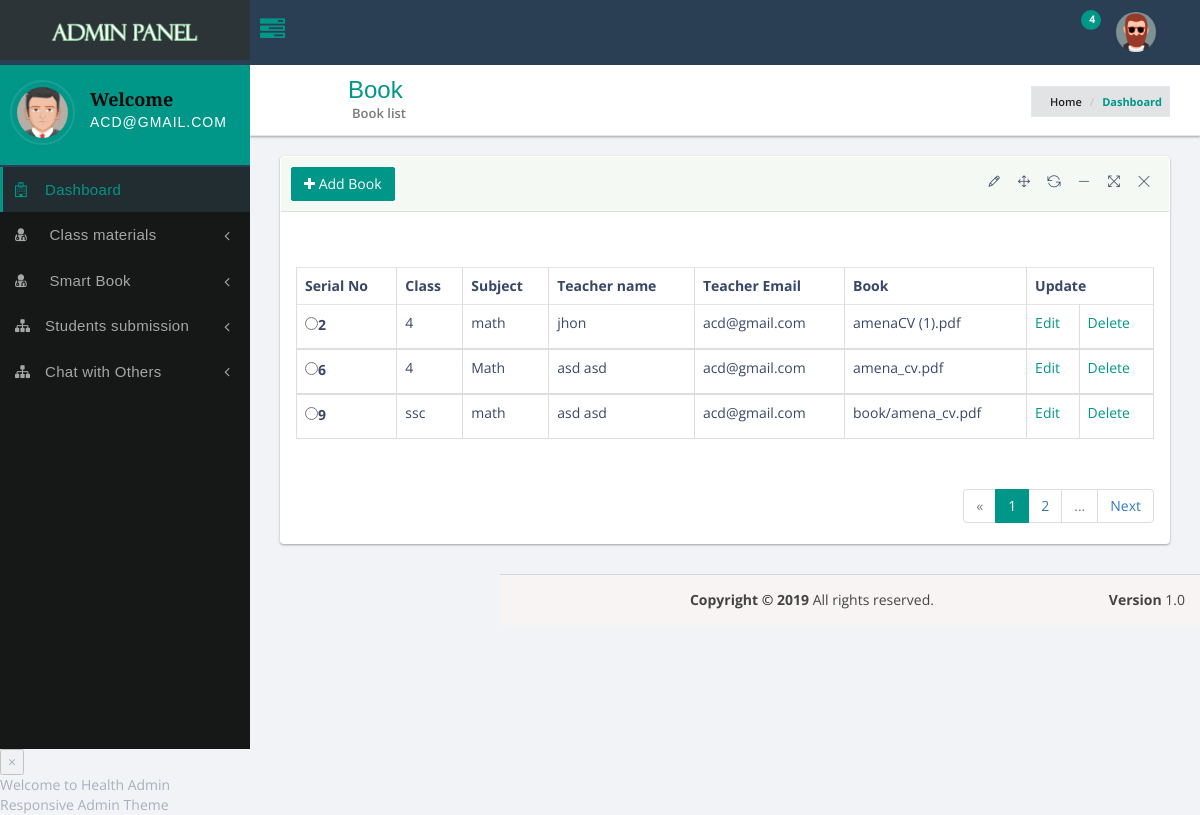
/views/admin-panel/teacher/book/book-list.php (signed in), run on the app's committed database.
### tables this page shows
CREATE TABLE `book` (
  `id` int(11) NOT NULL,
  `class` varchar(255) NOT NULL,
  `subject` varchar(255) NOT NULL,
  `author` varchar(255) NOT NULL,
  `t_email` varchar(255) NOT NULL,
  `file` varchar(999) NOT NULL
);

### views/admin-panel/teacher/book/book-list.php (the view, shortened to what this page needs)
<?php
require '../connect.php';
if (@$_SESSION['email']) {
?>
<?php
    $query =   "SELECT * FROM book WHERE t_email= '".$_SESSION['email']."'";
    $select_posts = mysqli_query($link,$query);
?>
<?php include '../include/head.php'?>
<?php include '../include/header.php'?>
<?php include '../include/sidebar.php'?>
<div class="content-wrapper">
    <section class="content-header">
        <div class="header-icon">
            <i class="pe-7s-box1"></i>
        </div>
        <div class="header-title">
            <h1>Book</h1>
            <small>Book list</small>
            <ol class="breadcrumb hidden-xs">
                <li><a href="../user/index.php"><i class="pe-7s-home"></i> Home</a></li>
                <li class="active">Dashboard</li>
            </ol>
        </div>
    </section>
    <section class="content">
        <div class="row">
            <div class="col-sm-12">
                <div class="panel panel-bd lobidrag">
                    <div class="panel-heading">
                        <div class="btn-group">
                            <a class="btn btn-success" href="add-book.php"> <i class="fa fa-plus"></i> Add Book </a>
                        </div>
                    </div>
                    <div class="panel-body">
                        <div class="row">
                            <div class="panel-header">
                                <div class="col-sm-4 col-xs-12">
                                </div>
                                <div class="col-sm-4 col-xs-12">
                                    <div class="dataTables_length">
                                    </div>
                                </div>
                            </div>
                        </div>
                        <div class="table-responsive">
                            <table class="table table-bordered table-hover">
                                <thead>
                                <tr>
                                    <th>Serial No</th>
                                    <th>Class</th>
                                    <th>Subject</th>
                                    <th>Teacher name</th>
                                     <th>Teacher Email</th>
                                   <th>Book</th>
                                    <th colspan="2">Update</th>
                                </tr>
                                </thead>
<?php
while ($row=mysqli_fetch_assoc($select_posts)) {
 $id = $row['id'];
 $class = $row['class'];
 $subject = $row['subject'];
$author = $row['author'];
$email = $row['t_email'];
$fileviw = $row['file'];
    echo '<tbody>';
    echo '<tr>';
     echo '<td>'.'<input type="radio" name="radioGroup">'.'<label>'.$id.'</label>'.'</td>';
    echo '<td>'.$class.'</td>';
    echo '<td>'.$subject.'</td>';
                                    echo '<td>'.$author.'</td>';
                                    echo '<td>'.$email.'</td>';
                                    echo '<td>'.$fileviw.'</td>';
                                    echo "<td><a href='update-file.php?id=".$id."class=".$class."subject=".$subject."author=".$author."t_email=".$email."file=".$file."'>Edit</a></td>";
                                    echo "<td><a href='delete-file.php?id=".$id."' onclick='checkdelete()'>Delete</a></td>";
                                echo "</tr>";
                                echo "</tbody>";
                           }
                       }
                                ?>
                      </table>
                        </div>
                        <div class="page-nation text-right">
                            <ul class="pagination pagination-large">
                                <li class="disabled"><span>«</span></li>
                                <li class="active"><span>1</span></li>
                                <li><a href="#">2</a></li>
                                <li class="disabled"><span>...</span></li><li>
                                <li><a rel="next" href="#">Next</a></li>
                            </ul>
                        </div>
                    </div>
                </div>
            </div>
        </div>
    </section>
<?php include '../include/footer.php'?>

### data on the page
book: id "2", class "4", subject "math", author "jhon", t_email "acd@gmail.com", file "amenaCV (1).pdf"
book: id "6", class "4", subject "Math", author "asd asd", t_email "acd@gmail.com", file "amena_cv.pdf"
book: id "9", class "ssc", subject "math", author "asd asd", t_email "acd@gmail.com", file "book/amena_cv.pdf"

### other printed values
$_SESSION['email'] "ACD@GMAIL.COM"
